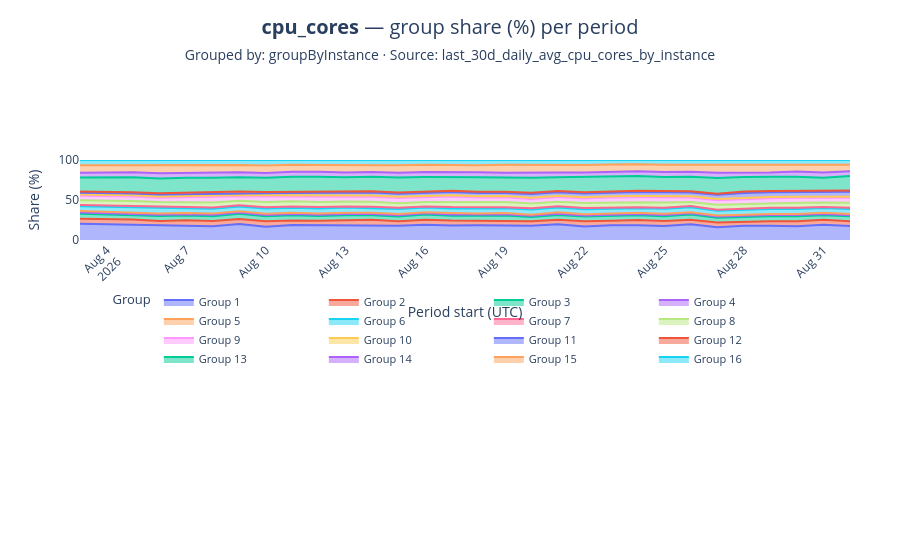

The notebook cell this image was saved under:
### Markdown cell above
### Chart Guide

**Purpose:** Shows whether any group's share of total usage is growing or shrinking over time —
a shift in proportions even when absolute values are stable.

**Chart Attributes**

| | |
|---|---|
| **Chart type** | 100% stacked area chart |
| **X axis** | Period start timestamp |
| **Y axis** | Percentage share (0–100%) |
| **Colour** | One band per group |

**Insights:** A widening band means that group is taking a larger share over time.
If all bands stay roughly equal width, load is well-balanced across groups.
> Showing the first dataset. To show all, change `ds = datasets[0]` to `for ds in datasets:`.

### Code cell
if fig_55 is not None:
    fig_55.show()
